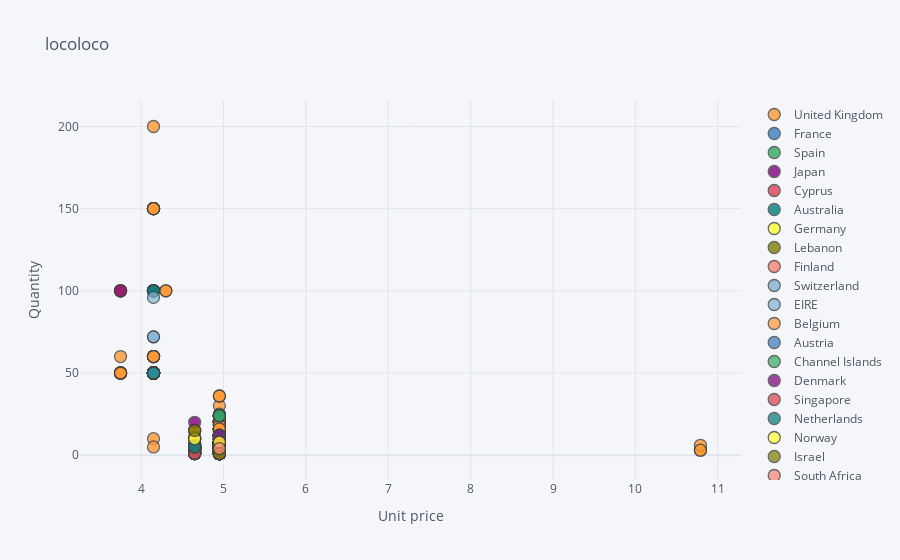

Notebook cell for this chart:
### Markdown cell above
## 3. Create an interactive scatter plot showing the relationship between average quantity (x-axis) and average unit price (y-axis) for the product PARTY BUNTING with the plot points color-coded by country (categories).

### Code cell
df=data
df=df[df['Description']=='PARTY BUNTING']
df=df[['UnitPrice', 'Quantity','Country']]
df.iplot(x='UnitPrice', y='Quantity', categories='Country',
           xTitle='Unit price', yTitle='Quantity',
           title='locoloco')

### Figure 1 — Plotly figure (JSON) as saved in the notebook; plotly's stock layout.template omitted (floating-point values rounded to 4 significant figures; data arrays with more than 128 entries replaced by an {"elided": "..."} marker saying what was removed)
{"data": [{"marker": {"color": "rgba(255, 153, 51, 1.0)", "line": {"width": 1.3}, "opacity": 0.8, "size": 12, "symbol": "circle"}, "mode": "markers", "name": "United Kingdom", "textfont": {"color": "#4D5663"}, "type": "scatter", "x": {"elided": "1307 float values"}, "y": {"elided": "1307 int values"}}, {"marker": {"color": "rgba(55, 128, 191, 1.0)", "line": {"width": 1.3}, "opacity": 0.8, "size": 12, "symbol": "circle"}, "mode": "markers", "name": "France", "textfont": {"color": "#4D5663"}, "type": "scatter", "x": [4.65, 4.65, 4.95, 4.95, 4.95, 4.95, 4.95, 4.95, 4.95, 4.95, 4.95, 4.95, 4.95, 4.95, 4.95, 4.95, 4.95, 4.95, 4.95, 4.95, 4.95, 4.95], "y": [5, 5, 10, 12, 2, 12, 4, 4, 4, 4, 12, 8, 4, 4, 4, 4, 4, 4, 4, 4, 4, 8]}, {"marker": {"color": "rgba(50, 171, 96, 1.0)", "line": {"width": 1.3}, "opacity": 0.8, "size": 12, "symbol": "circle"}, "mode": "markers", "name": "Spain", "textfont": {"color": "#4D5663"}, "type": "scatter", "x": [4.65, 4.65, 4.65, 4.95, 4.95, 4.95, 4.95, 4.95], "y": [1, 5, 5, 8, 4, 3, 4, 8]}, {"marker": {"color": "rgba(128, 0, 128, 1.0)", "line": {"width": 1.3}, "opacity": 0.8, "size": 12, "symbol": "circle"}, "mode": "markers", "name": "Japan", "textfont": {"color": "#4D5663"}, "type": "scatter", "x": [4.65, 3.75, 4.15], "y": [20, 100, 50]}, {"marker": {"color": "rgba(219, 64, 82, 1.0)", "line": {"width": 1.3}, "opacity": 0.8, "size": 12, "symbol": "circle"}, "mode": "markers", "name": "Cyprus", "textfont": {"color": "#4D5663"}, "type": "scatter", "x": [4.65, 4.65, 4.95], "y": [1, 5, 1]}, {"marker": {"color": "rgba(0, 128, 128, 1.0)", "line": {"width": 1.3}, "opacity": 0.8, "size": 12, "symbol": "circle"}, "mode": "markers", "name": "Australia", "textfont": {"color": "#4D5663"}, "type": "scatter", "x": [4.65, 4.95, 4.95, 4.15, 4.95, 4.95, 4.15, 4.95], "y": [5, 4, 12, 100, 24, 8, 100, 12]}, {"marker": {"color": "rgba(255, 255, 51, 1.0)", "line": {"width": 1.3}, "opacity": 0.8, "size": 12, "symbol": "circle"}, "mode": "markers", "name": "Germany", "textfont": {"color": "#4D5663"}, "type": "scatter", "x": [4.65, 4.95, 4.95, 4.95, 4.95], "y": [10, 4, 4, 8, 8]}, {"marker": {"color": "rgba(128, 128, 0, 1.0)", "line": {"width": 1.3}, "opacity": 0.8, "size": 12, "symbol": "circle"}, "mode": "markers", "name": "Lebanon", "textfont": {"color": "#4D5663"}, "type": "scatter", "x": [4.65], "y": [15]}, {"marker": {"color": "rgba(251, 128, 114, 1.0)", "line": {"width": 1.3}, "opacity": 0.8, "size": 12, "symbol": "circle"}, "mode": "markers", "name": "Finland", "textfont": {"color": "#4D5663"}, "type": "scatter", "x": [4.95, 4.95], "y": [4, 8]}, {"marker": {"color": "rgba(128, 177, 211, 1.0)", "line": {"width": 1.3}, "opacity": 0.8, "size": 12, "symbol": "circle"}, "mode": "markers", "name": "Switzerland", "textfont": {"color": "#4D5663"}, "type": "scatter", "x": [4.95, 4.95, 4.95, 4.15, 4.95], "y": [8, 4, 12, 50, 12]}, {"marker": {"color": "rgba(128, 177, 211, 0.8999999999999999)", "line": {"width": 1.3}, "opacity": 0.8, "size": 12, "symbol": "circle"}, "mode": "markers", "name": "EIRE", "textfont": {"color": "#4D5663"}, "type": "scatter", "x": [4.95, 4.15, 4.95, 4.95, 4.15, 4.95, 4.15, 4.95, 4.15, 4.95, 4.95, 4.95, 4.95, 4.95, 4.95, 4.95, 4.95, 4.15, 4.95], "y": [4, 50, 4, 8, 50, 4, 72, 4, 72, 4, 3, 4, 4, 4, 8, 4, 4, 96, 4]}, {"marker": {"color": "rgba(255, 153, 51, 0.8999999999999999)", "line": {"width": 1.3}, "opacity": 0.8, "size": 12, "symbol": "circle"}, "mode": "markers", "name": "Belgium", "textfont": {"color": "#4D5663"}, "type": "scatter", "x": [4.95, 4.95], "y": [4, 4]}, {"marker": {"color": "rgba(55, 128, 191, 0.8999999999999999)", "line": {"width": 1.3}, "opacity": 0.8, "size": 12, "symbol": "circle"}, "mode": "markers", "name": "Austria", "textfont": {"color": "#4D5663"}, "type": "scatter", "x": [4.95], "y": [8]}, {"marker": {"color": "rgba(50, 171, 96, 0.8999999999999999)", "line": {"width": 1.3}, "opacity": 0.8, "size": 12, "symbol": "circle"}, "mode": "markers", "name": "Channel Islands", "textfont": {"color": "#4D5663"}, "type": "scatter", "x": [4.95, 4.95, 4.95], "y": [12, 4, 24]}, {"marker": {"color": "rgba(128, 0, 128, 0.8999999999999999)", "line": {"width": 1.3}, "opacity": 0.8, "size": 12, "symbol": "circle"}, "mode": "markers", "name": "Denmark", "textfont": {"color": "#4D5663"}, "type": "scatter", "x": [4.95], "y": [12]}, {"marker": {"color": "rgba(219, 64, 82, 0.8999999999999999)", "line": {"width": 1.3}, "opacity": 0.8, "size": 12, "symbol": "circle"}, "mode": "markers", "name": "Singapore", "textfont": {"color": "#4D5663"}, "type": "scatter", "x": [4.95], "y": [8]}, {"marker": {"color": "rgba(0, 128, 128, 0.8999999999999999)", "line": {"width": 1.3}, "opacity": 0.8, "size": 12, "symbol": "circle"}, "mode": "markers", "name": "Netherlands", "textfont": {"color": "#4D5663"}, "type": "scatter", "x": [4.15], "y": [50]}, {"marker": {"color": "rgba(255, 255, 51, 0.8999999999999999)", "line": {"width": 1.3}, "opacity": 0.8, "size": 12, "symbol": "circle"}, "mode": "markers", "name": "Norway", "textfont": {"color": "#4D5663"}, "type": "scatter", "x": [4.95, 4.95], "y": [4, 8]}, {"marker": {"color": "rgba(128, 128, 0, 0.8999999999999999)", "line": {"width": 1.3}, "opacity": 0.8, "size": 12, "symbol": "circle"}, "mode": "markers", "name": "Israel", "textfont": {"color": "#4D5663"}, "type": "scatter", "x": [4.95], "y": [1]}, {"marker": {"color": "rgba(251, 128, 114, 0.8999999999999999)", "line": {"width": 1.3}, "opacity": 0.8, "size": 12, "symbol": "circle"}, "mode": "markers", "name": "South Africa", "textfont": {"color": "#4D5663"}, "type": "scatter", "x": [4.95], "y": [4]}], "layout": {"legend": {"bgcolor": "#F5F6F9", "font": {"color": "#4D5663"}}, "paper_bgcolor": "#F5F6F9", "plot_bgcolor": "#F5F6F9", "title": {"font": {"color": "#4D5663"}, "text": "locoloco"}, "xaxis": {"gridcolor": "#E1E5ED", "showgrid": true, "tickfont": {"color": "#4D5663"}, "title": {"font": {"color": "#4D5663"}, "text": "Unit price"}, "zerolinecolor": "#E1E5ED"}, "yaxis": {"gridcolor": "#E1E5ED", "showgrid": true, "tickfont": {"color": "#4D5663"}, "title": {"font": {"color": "#4D5663"}, "text": "Quantity"}, "zerolinecolor": "#E1E5ED"}}}
